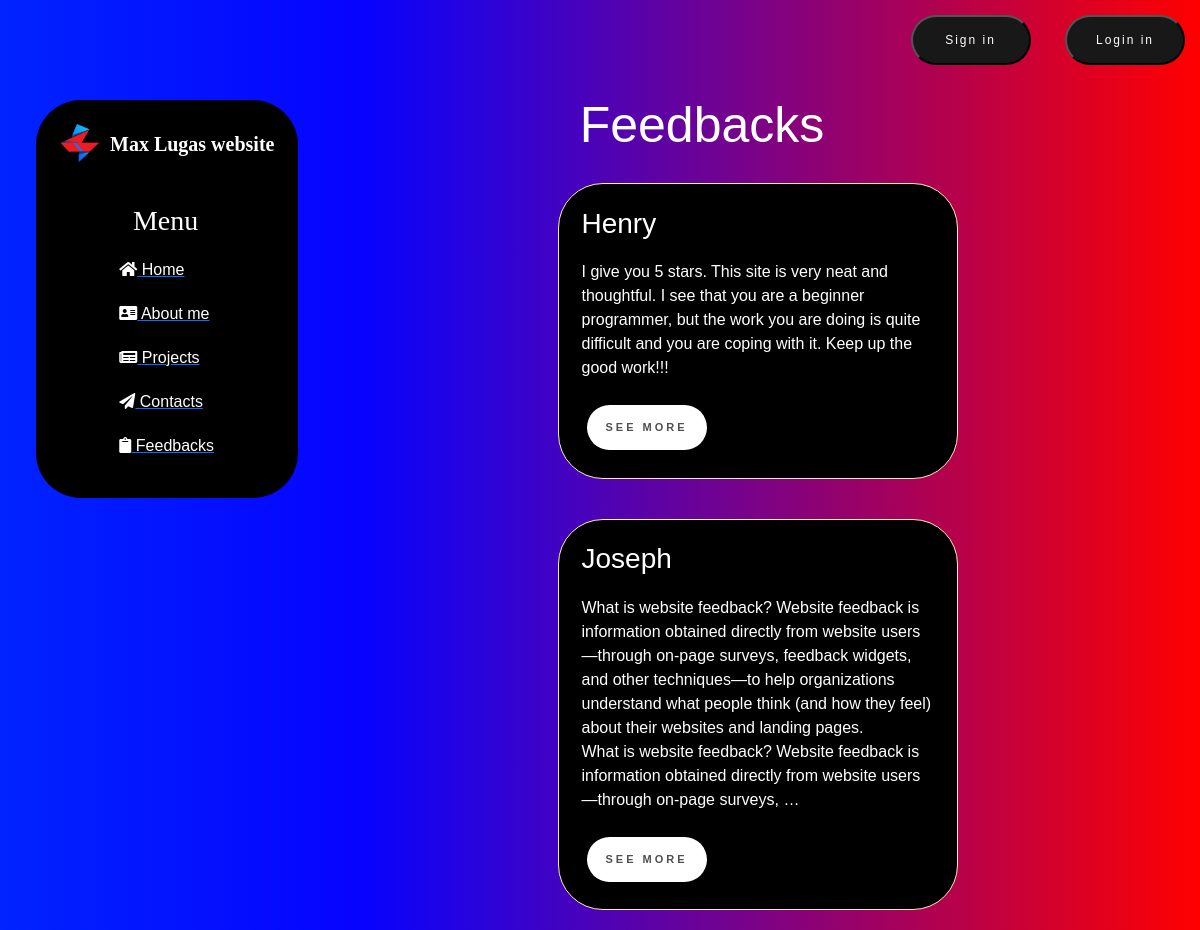
The page /feedback/ on the database its author committed.
### feedback/models.py (models this page shows, shortened)
class Feedback(models.Model):
    name = models.CharField('Name', max_length=50)
    email = models.EmailField('Email', max_length=250)
    content = models.TextField('Feedback')
    date = models.DateField('Feedback date', auto_now_add=True)
    class Meta:
        verbose_name = 'Feedback'
        verbose_name_plural = 'Feedbacks'

### feedback/views.py (the view)
# urls.py: path('', views.feedback_home, name='feedback_home'),
def feedback_home(request):
    feedback = Feedback.objects.order_by('-date')
    return render(request, 'feedback/feedback_home.html', {'feedback': feedback})

### feedback/templates/feedback/feedback_home.html (shortened to what this page needs)
{% extends 'main/layout.html' %}
{% block content %}
    <div class="features">
        <h1>Feedbacks</h1>
        {% if feedback %}
            {% for el in feedback %}
                <div class="alert alert-warning">
                    <h3>{{ el.name }}</h3>
                    <p>{{ el.content|safe|linebreaks|truncatewords:50 }}</p>
                    <a href="{% url 'feedback-detail' el.id %}" class="shine-button">See more</a>
                </div>
            {% endfor %}
        {% else %}
            <p>No records</p>
        {% endif %}
    </div>
{% endblock %}

### main/static/main/css/main.css (style rules this page uses)
body { background: rgb(0,35,255); background: linear-gradient(90deg, rgba(0,35,255,1) 0%, rgba(3,0,255,0.9893207282913166) 30%, rgba(255,0,0,1) 100%); font-family: 'Montserrat', sans-serif; }
main .features { float: left; color: #fff; margin-top: 15px; margin-left: 21%; text-align: center; width: 75%; }
main .features h1 { font-size: 50px; }
main .features p { max-width: 400px; margin: 20px auto; }
.alert-warning { background-color: black; color: white; border-radius: 45px; padding: 2.5%; float: left; clear: both; width: 400px; margin: 20px 34%; text-align: left; }
.shine-button { text-decoration: none; display: inline-block; width: 120px; height: 45px; line-height: 45px; border-radius: 45px; margin: 5px; font-family: 'Montserrat', sans-serif; font-size: 11px; text-transform: uppercase; text-align: center; letter-spacing: 3px; font-weight: 600; color: #524f4e; background: white; box-shadow: 0 8px 15px rgba(0, 0, 0, .1); transition: .3s; }

### rows shown on the page
Feedback: name "Henry", content "I give you 5 stars. This site is very neat and thoughtful. I see that you are a beginner programmer, but the work you are doing is quite difficult and you are coping with it. Keep up the good work!!!"
Feedback: name "Joseph", content "What is website feedback? Website feedback is information obtained directly from website users—through on-page surveys, feedback widgets, and other techniques—to help organizations understand what people think (and how they feel) about their websites and landing pages. What is website feedback? Website feedback is information obtained directly from website users—through on-page surveys, …"
